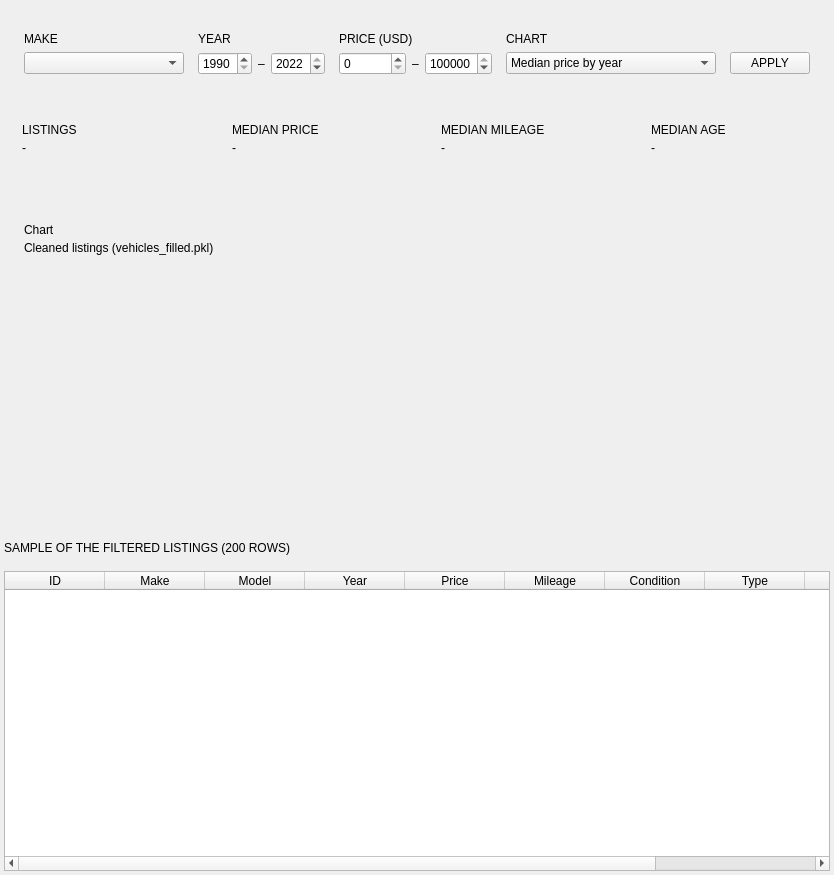
              <widget class="QWidget" name="scrollAreaExploreContents">
               <layout class="QVBoxLayout" name="verticalLayoutExplore">
                <property name="spacing"><number>16</number></property>
                <property name="leftMargin"><number>4</number></property>
                <property name="topMargin"><number>16</number></property>
                <property name="rightMargin"><number>4</number></property>
                <property name="bottomMargin"><number>4</number></property>
                <item>
                 <widget class="QFrame" name="frameDataFilters">
                  <property name="card" stdset="0"><string>true</string></property>
                  <layout class="QVBoxLayout" name="verticalLayoutDataFilters">
                   <property name="leftMargin"><number>20</number></property>
                   <property name="topMargin"><number>16</number></property>
                   <property name="rightMargin"><number>20</number></property>
                   <property name="bottomMargin"><number>16</number></property>
                   <item>
                    <layout class="QGridLayout" name="gridLayoutDataFilters">
                     <property name="leftMargin"><number>0</number></property>
                     <property name="topMargin"><number>0</number></property>
                     <property name="rightMargin"><number>0</number></property>
                     <property name="bottomMargin"><number>0</number></property>
                     <property name="horizontalSpacing"><number>14</number></property>
                     <property name="verticalSpacing"><number>6</number></property>
                     <item row="0" column="0">
                      <widget class="QLabel" name="labelDataMake">
                       <property name="text"><string>MAKE</string></property>
                       <property name="role" stdset="0"><string>field</string></property>
                      </widget>
                     </item>
                     <item row="1" column="0">
                      <widget class="QComboBox" name="comboBoxDataMake">
                       <property name="compact" stdset="0"><string>true</string></property>
                       <property name="minimumSize"><size><width>160</width><height>0</height></size></property>
                      </widget>
                     </item>
                     <item row="0" column="1">
                      <widget class="QLabel" name="labelDataYear">
                       <property name="text"><string>YEAR</string></property>
                       <property name="role" stdset="0"><string>field</string></property>
                      </widget>
                     </item>
                     <item row="1" column="1">
                      <layout class="QHBoxLayout" name="horizontalLayoutDataYear">
                       <property name="spacing"><number>6</number></property>
                       <property name="leftMargin"><number>0</number></property>
                       <property name="topMargin"><number>0</number></property>
                       <property name="rightMargin"><number>0</number></property>
                       <property name="bottomMargin"><number>0</number></property>
                       <item>
                        <widget class="QSpinBox" name="spinBoxYearFrom">
                         <property name="compact" stdset="0"><string>true</string></property>
                         <property name="minimum"><number>1990</number></property>
                         <property name="maximum"><number>2022</number></property>
                         <property name="value"><number>1990</number></property>
                        </widget>
                       </item>
                       <item>
                        <widget class="QLabel" name="labelDataYearTo">
                         <property name="text"><string>–</string></property>
                         <property name="role" stdset="0"><string>muted</string></property>
                        </widget>
                       </item>
                       <item>
                        <widget class="QSpinBox" name="spinBoxYearTo">
                         <property name="compact" stdset="0"><string>true</string></property>
                         <property name="minimum"><number>1990</number></property>
                         <property name="maximum"><number>2022</number></property>
                         <property name="value"><number>2022</number></property>
                        </widget>
                       </item>
                      </layout>
                     </item>
                     <item row="0" column="2">
                      <widget class="QLabel" name="labelDataPrice">
                       <property name="text"><string>PRICE (USD)</string></property>
                       <property name="role" stdset="0"><string>field</string></property>
                      </widget>
                     </item>
                     <item row="1" column="2">
                      <layout class="QHBoxLayout" name="horizontalLayoutDataPrice">
                       <property name="spacing"><number>6</number></property>
                       <property name="leftMargin"><number>0</number></property>
                       <property name="topMargin"><number>0</number></property>
                       <property name="rightMargin"><number>0</number></property>
                       <property name="bottomMargin"><number>0</number></property>
                       <item>
                        <widget class="QSpinBox" name="spinBoxPriceFrom">
                         <property name="compact" stdset="0"><string>true</string></property>
                         <property name="minimum"><number>0</number></property>
                         <property name="maximum"><number>150000</number></property>
                         <property name="singleStep"><number>1000</number></property>
                         <property name="value"><number>0</number></property>
                        </widget>
                       </item>
                       <item>
                        <widget class="QLabel" name="labelDataPriceTo">
                         <property name="text"><string>–</string></property>
                         <property name="role" stdset="0"><string>muted</string></property>
                        </widget>
                       </item>
                       <item>
                        <widget class="QSpinBox" name="spinBoxPriceTo">
                         <property name="compact" stdset="0"><string>true</string></property>
                         <property name="minimum"><number>0</number></property>
                         <property name="maximum"><number>150000</number></property>
                         <property name="singleStep"><number>1000</number></property>
                         <property name="value"><number>150000</number></property>
                        </widget>
                       </item>
                      </layout>
                     </item>
                     <item row="0" column="3">
                      <widget class="QLabel" name="labelDataChart">
                       <property name="text"><string>CHART</string></property>
                       <property name="role" stdset="0"><string>field</string></property>
                      </widget>
                     </item>
                     <item row="1" column="3">
                      <widget class="QComboBox" name="comboBoxDataChart">
                       <property name="compact" stdset="0"><string>true</string></property>
                       <property name="minimumSize"><size><width>210</width><height>0</height></size></property>
                       <item><property name="text"><string>Median price by year</string></property></item>
                       <item><property name="text"><string>Median price by make</string></property></item>
                       <item><property name="text"><string>Price vs. mileage</string></property></item>
                       <item><property name="text"><string>Price distribution</string></property></item>
                       <item><property name="text"><string>Listings by state</string></property></item>
                      </widget>
                     </item>
                     <item row="1" column="4">
                      <widget class="QPushButton" name="pushButtonDataApply">
                       <property name="text"><string>APPLY</string></property>
                       <property name="cursor"><cursorShape>PointingHandCursor</cursorShape></property>
                       <property name="size" stdset="0"><string>small</string></property>
                      </widget>
                     </item>
                    </layout>
                   </item>
                  </layout>
                 </widget>
                </item>
                <item>
                 <layout class="QHBoxLayout" name="horizontalLayoutDataKpis">
                  <property name="spacing"><number>12</number></property>
                  <property name="leftMargin"><number>0</number></property>
                  <property name="topMargin"><number>0</number></property>
                  <property name="rightMargin"><number>0</number></property>
                  <property name="bottomMargin"><number>0</number></property>
                  <item>
                   <widget class="QFrame" name="frameKpi11">
                    <property name="kpi" stdset="0"><string>true</string></property>
                    <layout class="QVBoxLayout" name="verticalLayoutKpi11">
                     <property name="spacing"><number>4</number></property>
                     <property name="leftMargin"><number>18</number></property>
                     <property name="topMargin"><number>16</number></property>
                     <property name="rightMargin"><number>18</number></property>
                     <property name="bottomMargin"><number>16</number></property>
                     <item>
                      <widget class="QLabel" name="labelKpi11Label">
                       <property name="text"><string>LISTINGS</string></property>
                       <property name="role" stdset="0"><string>statLabel</string></property>
                      </widget>
                     </item>
                     <item>
                      <widget class="QLabel" name="labelKpi11Value">
                       <property name="text"><string>-</string></property>
                       <property name="role" stdset="0"><string>statValue</string></property>
                      </widget>
                     </item>
                     <item>
                      <widget class="QLabel" name="labelKpi11Note">
                       <property name="text"><string></string></property>
                       <property name="role" stdset="0"><string>kpiNote</string></property>
                       <property name="wordWrap"><bool>true</bool></property>
                      </widget>
                     </item>
                    </layout>
                   </widget>
                  </item>
                  <item>
                   <widget class="QFrame" name="frameKpi12">
                    <property name="kpi" stdset="0"><string>true</string></property>
                    <layout class="QVBoxLayout" name="verticalLayoutKpi12">
                     <property name="spacing"><number>4</number></property>
                     <property name="leftMargin"><number>18</number></property>
                     <property name="topMargin"><number>16</number></property>
                     <property name="rightMargin"><number>18</number></property>
                     <property name="bottomMargin"><number>16</number></property>
                     <item>
                      <widget class="QLabel" name="labelKpi12Label">
                       <property name="text"><string>MEDIAN PRICE</string></property>
                       <property name="role" stdset="0"><string>statLabel</string></property>
                      </widget>
                     </item>
                     <item>
                      <widget class="QLabel" name="labelKpi12Value">
                       <property name="text"><string>-</string></property>
                       <property name="role" stdset="0"><string>statValue</string></property>
                      </widget>
                     </item>
                     <item>
                      <widget class="QLabel" name="labelKpi12Note">
                       <property name="text"><string></string></property>
                       <property name="role" stdset="0"><string>kpiNote</string></property>
                       <property name="wordWrap"><bool>true</bool></property>
                      </widget>
                     </item>
                    </layout>
                   </widget>
                  </item>
                  <item>
                   <widget class="QFrame" name="frameKpi13">
                    <property name="kpi" stdset="0"><string>true</string></property>
                    <layout class="QVBoxLayout" name="verticalLayoutKpi13">
                     <property name="spacing"><number>4</number></property>
                     <property name="leftMargin"><number>18</number></property>
                     <property name="topMargin"><number>16</number></property>
                     <property name="rightMargin"><number>18</number></property>
                     <property name="bottomMargin"><number>16</number></property>
                     <item>
                      <widget class="QLabel" name="labelKpi13Label">
                       <property name="text"><string>MEDIAN MILEAGE</string></property>
                       <property name="role" stdset="0"><string>statLabel</string></property>
                      </widget>
                     </item>
                     <item>
                      <widget class="QLabel" name="labelKpi13Value">
                       <property name="text"><string>-</string></property>
                       <property name="role" stdset="0"><string>statValue</string></property>
                      </widget>
                     </item>
                     <item>
                      <widget class="QLabel" name="labelKpi13Note">
                       <property name="text"><string></string></property>
                       <property name="role" stdset="0"><string>kpiNote</string></property>
                       <property name="wordWrap"><bool>true</bool></property>
                      </widget>
                     </item>
                    </layout>
                   </widget>
                  </item>
                  <item>
                   <widget class="QFrame" name="frameKpi14">
                    <property name="kpi" stdset="0"><string>true</string></property>
                    <layout class="QVBoxLayout" name="verticalLayoutKpi14">
                     <property name="spacing"><number>4</number></property>
                     <property name="leftMargin"><number>18</number></property>
                     <property name="topMargin"><number>16</number></property>
                     <property name="rightMargin"><number>18</number></property>
                     <property name="bottomMargin"><number>16</number></property>
                     <item>
                      <widget class="QLabel" name="labelKpi14Label">
                       <property name="text"><string>MEDIAN AGE</string></property>
                       <property name="role" stdset="0"><string>statLabel</string></property>
                      </widget>
                     </item>
                     <item>
                      <widget class="QLabel" name="labelKpi14Value">
                       <property name="text"><string>-</string></property>
                       <property name="role" stdset="0"><string>statValue</string></property>
                      </widget>
                     </item>
                     <item>
                      <widget class="QLabel" name="labelKpi14Note">
                       <property name="text"><string></string></property>
                       <property name="role" stdset="0"><string>kpiNote</string></property>
                       <property name="wordWrap"><bool>true</bool></property>
                      </widget>
                     </item>
                    </layout>
                   </widget>
                  </item>
                 </layout>
                </item>
                <item>
                 <widget class="QFrame" name="frameChartData">
                  <property name="card" stdset="0"><string>true</string></property>
                  <layout class="QVBoxLayout" name="verticalLayoutChartData">
                   <property name="spacing"><number>4</number></property>
                   <property name="leftMargin"><number>20</number></property>
                   <property name="topMargin"><number>18</number></property>
                   <property name="rightMargin"><number>20</number></property>
                   <property name="bottomMargin"><number>16</number></property>
                   <item>
                    <widget class="QLabel" name="labelChartDataTitle">
                     <property name="text"><string>Chart</string></property>
                     <property name="role" stdset="0"><string>cardTitle</string></property>
                    </widget>
                   </item>
                   <item>
                    <widget class="QLabel" name="labelChartDataNote">
                     <property name="text"><string>Cleaned listings (vehicles_filled.pkl)</string></property>
                     <property name="role" stdset="0"><string>muted</string></property>
                     <property name="wordWrap"><bool>true</bool></property>
                    </widget>
                   </item>
                   <item>
                    <widget class="QWidget" name="widgetChartDataPlot">
                     <property name="minimumSize"><size><width>0</width><height>250</height></size></property>
                     <layout class="QVBoxLayout" name="verticalLayoutChartDataPlot">
                      <property name="spacing"><number>0</number></property>
                      <property name="leftMargin"><number>0</number></property>
                      <property name="topMargin"><number>0</number></property>
                      <property name="rightMargin"><number>0</number></property>
                      <property name="bottomMargin"><number>0</number></property>
                     </layout>
                    </widget>
                   </item>
                  </layout>
                 </widget>
                </item>
                <item>
                 <widget class="QLabel" name="labelDataSample">
                  <property name="text"><string>SAMPLE OF THE FILTERED LISTINGS (200 ROWS)</string></property>
                  <property name="role" stdset="0"><string>field</string></property>
                 </widget>
                </item>
                <item>
                 <widget class="QTableWidget" name="tableWidgetData">
                  <property name="alternatingRowColors"><bool>true</bool></property>
                  <property name="editTriggers"><set>QAbstractItemView::EditTrigger::NoEditTriggers</set></property>
                  <property name="selectionBehavior"><enum>QAbstractItemView::SelectionBehavior::SelectRows</enum></property>
                  <property name="selectionMode"><enum>QAbstractItemView::SelectionMode::SingleSelection</enum></property>
                  <property name="showGrid"><bool>false</bool></property>
                  <property name="minimumSize"><size><width>0</width><height>300</height></size></property>
                  <column><property name="text"><string>ID</string></property></column>
                  <column><property name="text"><string>Make</string></property></column>
                  <column><property name="text"><string>Model</string></property></column>
                  <column><property name="text"><string>Year</string></property></column>
                  <column><property name="text"><string>Price</string></property></column>
                  <column><property name="text"><string>Mileage</string></property></column>
                  <column><property name="text"><string>Condition</string></property></column>
                  <column><property name="text"><string>Type</string></property></column>
                  <column><property name="text"><string>Fuel</string></property></column>
                  <column><property name="text"><string>State</string></property></column>
                 </widget>
                </item>
               </layout>
              </widget>
